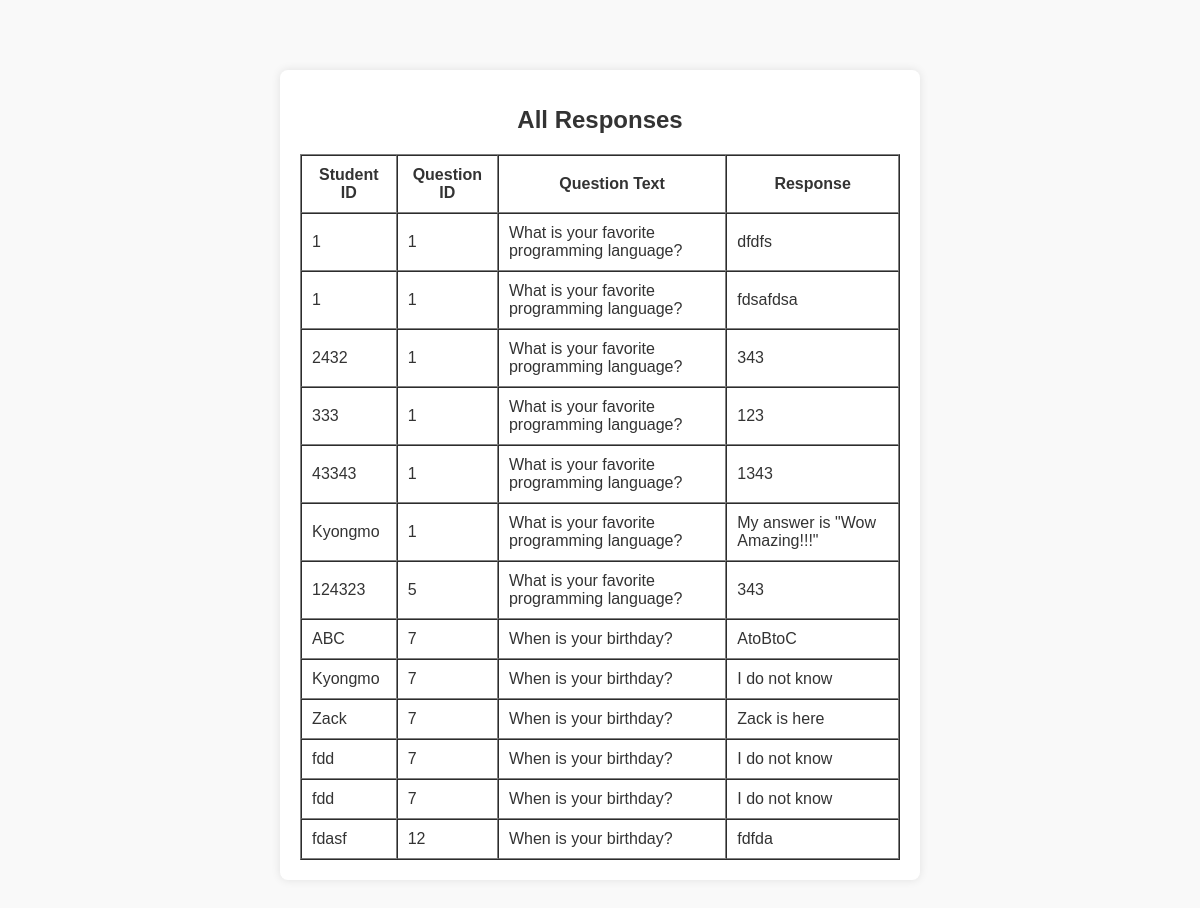
The app's page /all-responses with its own data.
### tables this page shows
CREATE TABLE responses (
    response_id INTEGER PRIMARY KEY AUTOINCREMENT,
    student_id TEXT NOT NULL,
    question_id INTEGER NOT NULL,
    response_text TEXT NOT NULL,
    FOREIGN KEY (question_id) REFERENCES questions (question_id)
);

CREATE TABLE questions (
    question_id INTEGER PRIMARY KEY AUTOINCREMENT,
    question_text TEXT NOT NULL,
    qr_code_link TEXT
);

### app.py (the view)
@app.route('/all-responses')
def all_responses():
    db = get_db()
    responses = db.execute("""
        SELECT responses.student_id, responses.question_id, responses.response_text, questions.question_text
        FROM responses
        JOIN questions ON responses.question_id = questions.question_id
        ORDER BY responses.question_id, responses.student_id
    """).fetchall()
    print("Retrieved responses:", responses)  # Debug print statement
    return render_template('all_responses.html', responses=responses)

### app.py (called while the page is built)
def get_db():
    db = getattr(g, '_database', None)
    if db is None:
        db = g._database = sqlite3.connect(DATABASE)
        db.row_factory = sqlite3.Row  # This line makes rows accessible by column names
    return db

@app.teardown_appcontext
def close_connection(exception):
    db = getattr(g, '_database', None)
    if db is not None:
        db.close()

### templates/all_responses.html (shortened to what this page needs)
<!DOCTYPE html>
<html lang="en">
<head>
    <link rel="stylesheet" href="{{ url_for('static', filename='styles.css') }}">
</head>
<body>
    <div class="container">
        <h1>All Responses</h1>
        <table border="1" cellpadding="10" cellspacing="0">
            <thead>
                <tr>
                    <th>Student ID</th>
                    <th>Question ID</th>
                    <th>Question Text</th>
                    <th>Response</th>
                </tr>
            </thead>
            <tbody>
                {% for response in responses %}
                <tr>
                    <td>{{ response['student_id'] }}</td>
                    <td>{{ response['question_id'] }}</td>
                    <td>{{ response['question_text'] }}</td>
                    <td>{{ response['response_text'] }}</td>
                </tr>
                {% else %}
                <tr>
                    <td colspan="4" style="text-align: center;">No responses found</td>
                </tr>
                {% endfor %}
            </tbody>
        </table>
    </div>
</body>
</html>

### static/styles.css (style rules this page uses)
body { font-family: Arial, sans-serif; background-color: #f9f9f9; color: #333; margin: 0; padding: 20px; }
.container { max-width: 600px; margin: 50px auto; padding: 20px; background-color: #ffffff; box-shadow: 0 0 10px rgba(0, 0, 0, 0.1); border-radius: 8px; }
h1 { font-size: 24px; margin-bottom: 20px; text-align: center; }

### records on screen
responses: student_id "1", question_id "1", question_text "What is your favorite programming language?", response_text "dfdfs"
responses: student_id "1", question_id "1", question_text "What is your favorite programming language?", response_text "fdsafdsa"
responses: student_id "2432", question_id "1", question_text "What is your favorite programming language?", response_text "343"
responses: student_id "333", question_id "1", question_text "What is your favorite programming language?", response_text "123"
responses: student_id "43343", question_id "1", question_text "What is your favorite programming language?", response_text "1343"
responses: student_id "Kyongmo", question_id "1", question_text "What is your favorite programming language?", response_text "My answer is \"Wow Amazing!!!\""
responses: student_id "124323", question_id "5", question_text "What is your favorite programming language?", response_text "343"
responses: student_id "ABC", question_id "7", question_text "When is your birthday?", response_text "AtoBtoC"
responses: student_id "Kyongmo", question_id "7", question_text "When is your birthday?", response_text "I do not know"
responses: student_id "Zack", question_id "7", question_text "When is your birthday?", response_text "Zack is here"
responses: student_id "fdd", question_id "7", question_text "When is your birthday?", response_text "I do not know"
responses: student_id "fdd", question_id "7", question_text "When is your birthday?", response_text "I do not know"
responses: student_id "fdasf", question_id "12", question_text "When is your birthday?", response_text "fdfda"
